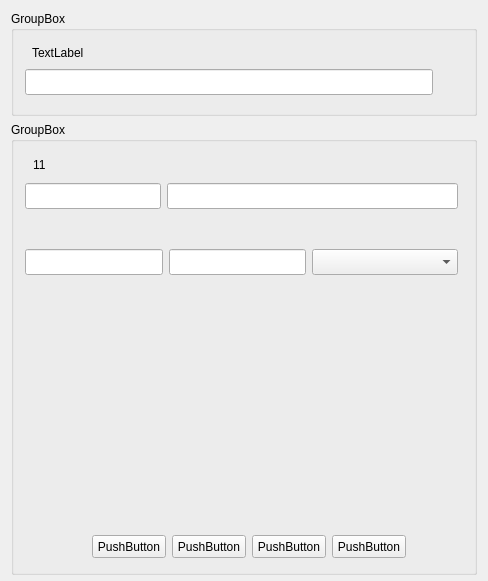
<?xml version="1.0" encoding="UTF-8"?>
<ui version="4.0">
 <class>AngKSNCreator</class>
 <widget class="QWidget" name="AngKSNCreator">
  <property name="geometry">
   <rect>
    <x>0</x>
    <y>0</y>
    <width>485</width>
    <height>581</height>
   </rect>
  </property>
  <property name="windowTitle">
   <string>AngKSNCreator</string>
  </property>
  <layout class="QVBoxLayout" name="verticalLayout">
   <property name="bottomMargin">
    <number>6</number>
   </property>
   <item>
    <widget class="QGroupBox" name="SNFileGroup">
     <property name="title">
      <string>GroupBox</string>
     </property>
     <layout class="QVBoxLayout" name="verticalLayout_26">
      <item>
       <widget class="QWidget" name="horizontalWidget_9" native="true">
        <property name="minimumSize">
         <size>
          <width>0</width>
          <height>60</height>
         </size>
        </property>
        <property name="maximumSize">
         <size>
          <width>16777215</width>
          <height>60</height>
         </size>
        </property>
        <layout class="QVBoxLayout" name="verticalLayout_27">
         <property name="spacing">
          <number>0</number>
         </property>
         <property name="leftMargin">
          <number>0</number>
         </property>
         <property name="topMargin">
          <number>0</number>
         </property>
         <property name="rightMargin">
          <number>0</number>
         </property>
         <property name="bottomMargin">
          <number>0</number>
         </property>
         <item>
          <layout class="QHBoxLayout" name="horizontalLayout_28">
           <property name="spacing">
            <number>0</number>
           </property>
           <property name="leftMargin">
            <number>7</number>
           </property>
           <item>
            <widget class="QLabel" name="SNCFilePathText">
             <property name="minimumSize">
              <size>
               <width>0</width>
               <height>18</height>
              </size>
             </property>
             <property name="maximumSize">
              <size>
               <width>16777215</width>
               <height>18</height>
              </size>
             </property>
             <property name="text">
              <string>TextLabel</string>
             </property>
            </widget>
           </item>
          </layout>
         </item>
         <item>
          <widget class="QWidget" name="widget_5" native="true">
           <property name="minimumSize">
            <size>
             <width>0</width>
             <height>36</height>
            </size>
           </property>
           <property name="maximumSize">
            <size>
             <width>16777215</width>
             <height>36</height>
            </size>
           </property>
           <layout class="QHBoxLayout" name="horizontalLayout_29">
            <property name="spacing">
             <number>9</number>
            </property>
            <property name="leftMargin">
             <number>0</number>
            </property>
            <property name="topMargin">
             <number>0</number>
            </property>
            <property name="rightMargin">
             <number>0</number>
            </property>
            <property name="bottomMargin">
             <number>0</number>
            </property>
            <item>
             <widget class="QLineEdit" name="SNCFilePathEdit">
              <property name="minimumSize">
               <size>
                <width>408</width>
                <height>26</height>
               </size>
              </property>
              <property name="maximumSize">
               <size>
                <width>408</width>
                <height>26</height>
               </size>
              </property>
             </widget>
            </item>
            <item>
             <widget class="QPushButton" name="SNCFilePathButton">
              <property name="minimumSize">
               <size>
                <width>21</width>
                <height>14</height>
               </size>
              </property>
              <property name="maximumSize">
               <size>
                <width>21</width>
                <height>16777215</height>
               </size>
              </property>
              <property name="text">
               <string/>
              </property>
              <property name="flat">
               <bool>true</bool>
              </property>
             </widget>
            </item>
            <item>
             <spacer name="horizontalSpacer_10">
              <property name="orientation">
               <enum>Qt::Horizontal</enum>
              </property>
              <property name="sizeHint" stdset="0">
               <size>
                <width>40</width>
                <height>20</height>
               </size>
              </property>
             </spacer>
            </item>
           </layout>
          </widget>
         </item>
        </layout>
       </widget>
      </item>
     </layout>
    </widget>
   </item>
   <item>
    <widget class="QGroupBox" name="SNSettingGroup">
     <property name="minimumSize">
      <size>
       <width>0</width>
       <height>437</height>
      </size>
     </property>
     <property name="maximumSize">
      <size>
       <width>16777215</width>
       <height>16777215</height>
      </size>
     </property>
     <property name="title">
      <string>GroupBox</string>
     </property>
     <layout class="QVBoxLayout" name="verticalLayout_28">
      <property name="bottomMargin">
       <number>0</number>
      </property>
      <item>
       <widget class="QWidget" name="horizontalWidget_10" native="true">
        <property name="minimumSize">
         <size>
          <width>0</width>
          <height>60</height>
         </size>
        </property>
        <property name="maximumSize">
         <size>
          <width>16777215</width>
          <height>60</height>
         </size>
        </property>
        <layout class="QHBoxLayout" name="horizontalLayout_30">
         <property name="leftMargin">
          <number>0</number>
         </property>
         <property name="topMargin">
          <number>0</number>
         </property>
         <property name="rightMargin">
          <number>5</number>
         </property>
         <property name="bottomMargin">
          <number>0</number>
         </property>
         <item>
          <layout class="QVBoxLayout" name="verticalLayout_29">
           <item>
            <layout class="QHBoxLayout" name="horizontalLayout_31">
             <property name="spacing">
              <number>0</number>
             </property>
             <property name="leftMargin">
              <number>8</number>
             </property>
             <item>
              <widget class="QLabel" name="startIdxText">
               <property name="minimumSize">
                <size>
                 <width>53</width>
                 <height>18</height>
                </size>
               </property>
               <property name="maximumSize">
                <size>
                 <width>16777215</width>
                 <height>18</height>
                </size>
               </property>
               <property name="text">
                <string>11</string>
               </property>
              </widget>
             </item>
            </layout>
           </item>
           <item>
            <widget class="QLineEdit" name="startIdxEdit">
             <property name="minimumSize">
              <size>
               <width>135</width>
               <height>26</height>
              </size>
             </property>
             <property name="maximumSize">
              <size>
               <width>16777215</width>
               <height>26</height>
              </size>
             </property>
            </widget>
           </item>
          </layout>
         </item>
         <item>
          <layout class="QVBoxLayout" name="verticalLayout_30">
           <item>
            <layout class="QHBoxLayout" name="horizontalLayout_32">
             <property name="spacing">
              <number>0</number>
             </property>
             <property name="leftMargin">
              <number>8</number>
             </property>
             <item>
              <widget class="QLabel" name="chipNameText">
               <property name="minimumSize">
                <size>
                 <width>0</width>
                 <height>18</height>
                </size>
               </property>
               <property name="maximumSize">
                <size>
                 <width>16777215</width>
                 <height>18</height>
                </size>
               </property>
               <property name="text">
                <string/>
               </property>
              </widget>
             </item>
            </layout>
           </item>
           <item>
            <layout class="QHBoxLayout" name="horizontalLayout_33">
             <item>
              <widget class="QLineEdit" name="chipNameEdit">
               <property name="minimumSize">
                <size>
                 <width>291</width>
                 <height>26</height>
                </size>
               </property>
               <property name="maximumSize">
                <size>
                 <width>16777215</width>
                 <height>26</height>
                </size>
               </property>
              </widget>
             </item>
            </layout>
           </item>
          </layout>
         </item>
        </layout>
       </widget>
      </item>
      <item>
       <widget class="QWidget" name="horizontalWidget_11" native="true">
        <property name="minimumSize">
         <size>
          <width>0</width>
          <height>60</height>
         </size>
        </property>
        <property name="maximumSize">
         <size>
          <width>16777215</width>
          <height>60</height>
         </size>
        </property>
        <layout class="QHBoxLayout" name="horizontalLayout_34">
         <property name="leftMargin">
          <number>0</number>
         </property>
         <property name="topMargin">
          <number>0</number>
         </property>
         <property name="rightMargin">
          <number>5</number>
         </property>
         <property name="bottomMargin">
          <number>0</number>
         </property>
         <item>
          <layout class="QVBoxLayout" name="verticalLayout_31">
           <item>
            <layout class="QHBoxLayout" name="horizontalLayout_35">
             <property name="spacing">
              <number>0</number>
             </property>
             <property name="leftMargin">
              <number>8</number>
             </property>
             <item>
              <widget class="QLabel" name="totalNumberText">
               <property name="minimumSize">
                <size>
                 <width>0</width>
                 <height>18</height>
                </size>
               </property>
               <property name="maximumSize">
                <size>
                 <width>16777215</width>
                 <height>18</height>
                </size>
               </property>
               <property name="text">
                <string/>
               </property>
              </widget>
             </item>
            </layout>
           </item>
           <item>
            <widget class="QLineEdit" name="totalNumberEdit">
             <property name="minimumSize">
              <size>
               <width>135</width>
               <height>26</height>
              </size>
             </property>
             <property name="maximumSize">
              <size>
               <width>16777215</width>
               <height>26</height>
              </size>
             </property>
            </widget>
           </item>
          </layout>
         </item>
         <item>
          <layout class="QVBoxLayout" name="verticalLayout_32">
           <item>
            <layout class="QHBoxLayout" name="horizontalLayout_36">
             <property name="spacing">
              <number>0</number>
             </property>
             <property name="leftMargin">
              <number>8</number>
             </property>
             <item>
              <widget class="QLabel" name="ProgIdxText">
               <property name="minimumSize">
                <size>
                 <width>0</width>
                 <height>18</height>
                </size>
               </property>
               <property name="maximumSize">
                <size>
                 <width>16777215</width>
                 <height>18</height>
                </size>
               </property>
               <property name="text">
                <string/>
               </property>
              </widget>
             </item>
            </layout>
           </item>
           <item>
            <widget class="QLineEdit" name="ProgIdxEdit">
             <property name="minimumSize">
              <size>
               <width>135</width>
               <height>26</height>
              </size>
             </property>
             <property name="maximumSize">
              <size>
               <width>16777215</width>
               <height>26</height>
              </size>
             </property>
            </widget>
           </item>
          </layout>
         </item>
         <item>
          <layout class="QVBoxLayout" name="verticalLayout_33">
           <item>
            <layout class="QHBoxLayout" name="horizontalLayout_37">
             <property name="spacing">
              <number>0</number>
             </property>
             <property name="leftMargin">
              <number>8</number>
             </property>
             <item>
              <widget class="QLabel" name="SNGeneratorText">
               <property name="minimumSize">
                <size>
                 <width>0</width>
                 <height>18</height>
                </size>
               </property>
               <property name="maximumSize">
                <size>
                 <width>16777215</width>
                 <height>18</height>
                </size>
               </property>
               <property name="text">
                <string/>
               </property>
              </widget>
             </item>
            </layout>
           </item>
           <item>
            <widget class="QComboBox" name="SNGeneratorComboBox">
             <property name="minimumSize">
              <size>
               <width>146</width>
               <height>26</height>
              </size>
             </property>
             <property name="maximumSize">
              <size>
               <width>16777215</width>
               <height>26</height>
              </size>
             </property>
            </widget>
           </item>
          </layout>
         </item>
        </layout>
       </widget>
      </item>
      <item>
       <widget class="QStackedWidget" name="SNStackedWidget">
        <property name="minimumSize">
         <size>
          <width>0</width>
          <height>240</height>
         </size>
        </property>
        <property name="maximumSize">
         <size>
          <width>16777215</width>
          <height>240</height>
         </size>
        </property>
        <widget class="QWidget" name="page"/>
        <widget class="QWidget" name="page_2"/>
       </widget>
      </item>
      <item>
       <widget class="QWidget" name="widget_4" native="true">
        <property name="minimumSize">
         <size>
          <width>0</width>
          <height>50</height>
         </size>
        </property>
        <property name="maximumSize">
         <size>
          <width>16777215</width>
          <height>50</height>
         </size>
        </property>
        <layout class="QHBoxLayout" name="horizontalLayout_38">
         <property name="leftMargin">
          <number>9</number>
         </property>
         <property name="topMargin">
          <number>0</number>
         </property>
         <property name="rightMargin">
          <number>0</number>
         </property>
         <property name="bottomMargin">
          <number>0</number>
         </property>
         <item>
          <spacer name="horizontalSpacer_6">
           <property name="orientation">
            <enum>Qt::Horizontal</enum>
           </property>
           <property name="sizeHint" stdset="0">
            <size>
             <width>40</width>
             <height>20</height>
            </size>
           </property>
          </spacer>
         </item>
         <item>
          <widget class="QPushButton" name="SERButton">
           <property name="minimumSize">
            <size>
             <width>74</width>
             <height>23</height>
            </size>
           </property>
           <property name="maximumSize">
            <size>
             <width>74</width>
             <height>23</height>
            </size>
           </property>
           <property name="text">
            <string>PushButton</string>
           </property>
          </widget>
         </item>
         <item>
          <widget class="QPushButton" name="queryButton">
           <property name="minimumSize">
            <size>
             <width>74</width>
             <height>23</height>
            </size>
           </property>
           <property name="maximumSize">
            <size>
             <width>74</width>
             <height>23</height>
            </size>
           </property>
           <property name="text">
            <string>PushButton</string>
           </property>
          </widget>
         </item>
         <item>
          <widget class="QPushButton" name="saveButton">
           <property name="minimumSize">
            <size>
             <width>74</width>
             <height>23</height>
            </size>
           </property>
           <property name="maximumSize">
            <size>
             <width>74</width>
             <height>23</height>
            </size>
           </property>
           <property name="text">
            <string>PushButton</string>
           </property>
          </widget>
         </item>
         <item>
          <widget class="QPushButton" name="loadButton">
           <property name="minimumSize">
            <size>
             <width>74</width>
             <height>23</height>
            </size>
           </property>
           <property name="maximumSize">
            <size>
             <width>74</width>
             <height>23</height>
            </size>
           </property>
           <property name="text">
            <string>PushButton</string>
           </property>
          </widget>
         </item>
         <item>
          <spacer name="horizontalSpacer_11">
           <property name="orientation">
            <enum>Qt::Horizontal</enum>
           </property>
           <property name="sizeHint" stdset="0">
            <size>
             <width>40</width>
             <height>20</height>
            </size>
           </property>
          </spacer>
         </item>
        </layout>
       </widget>
      </item>
     </layout>
    </widget>
   </item>
  </layout>
 </widget>
 <layoutdefault spacing="6" margin="11"/>
 <resources/>
 <connections/>
</ui>
